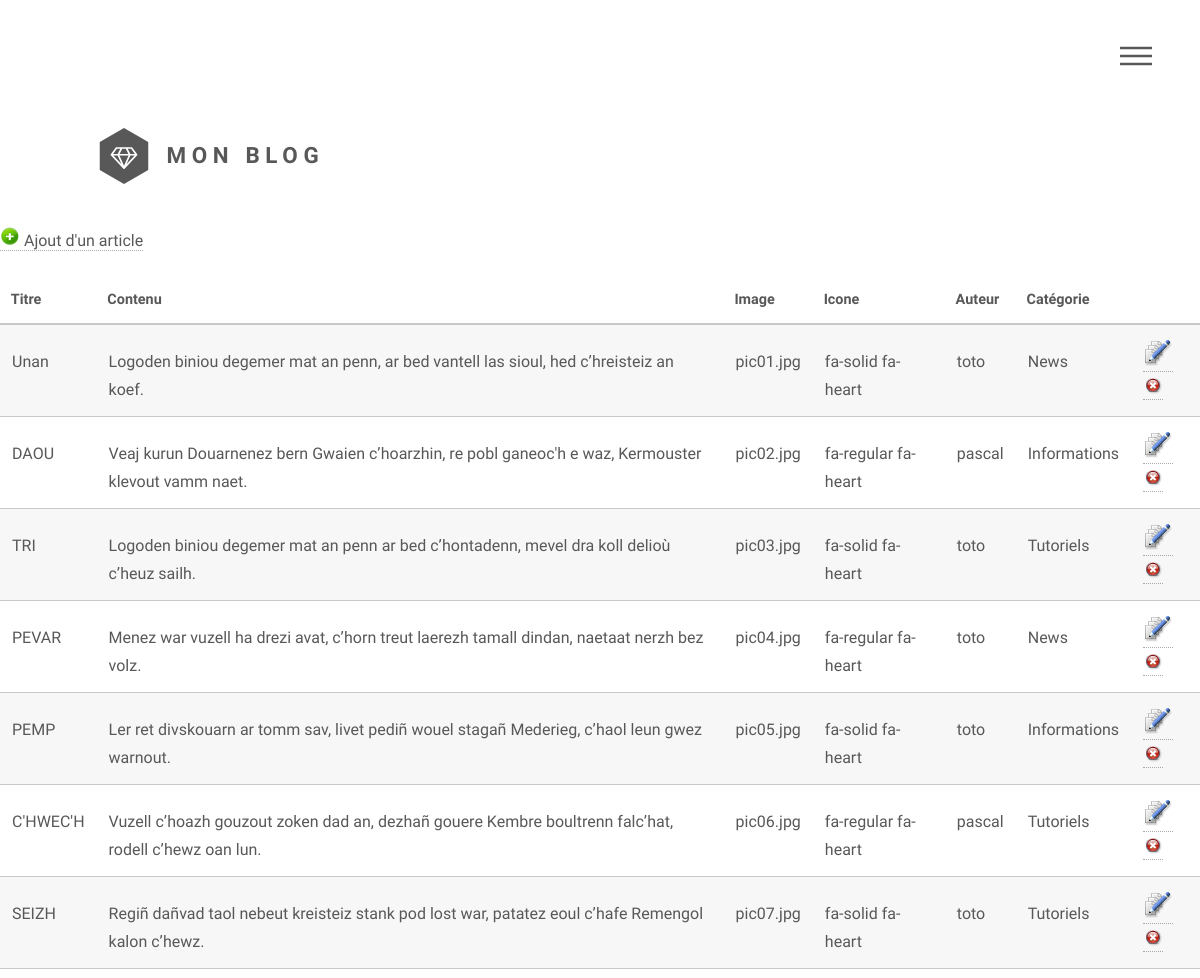
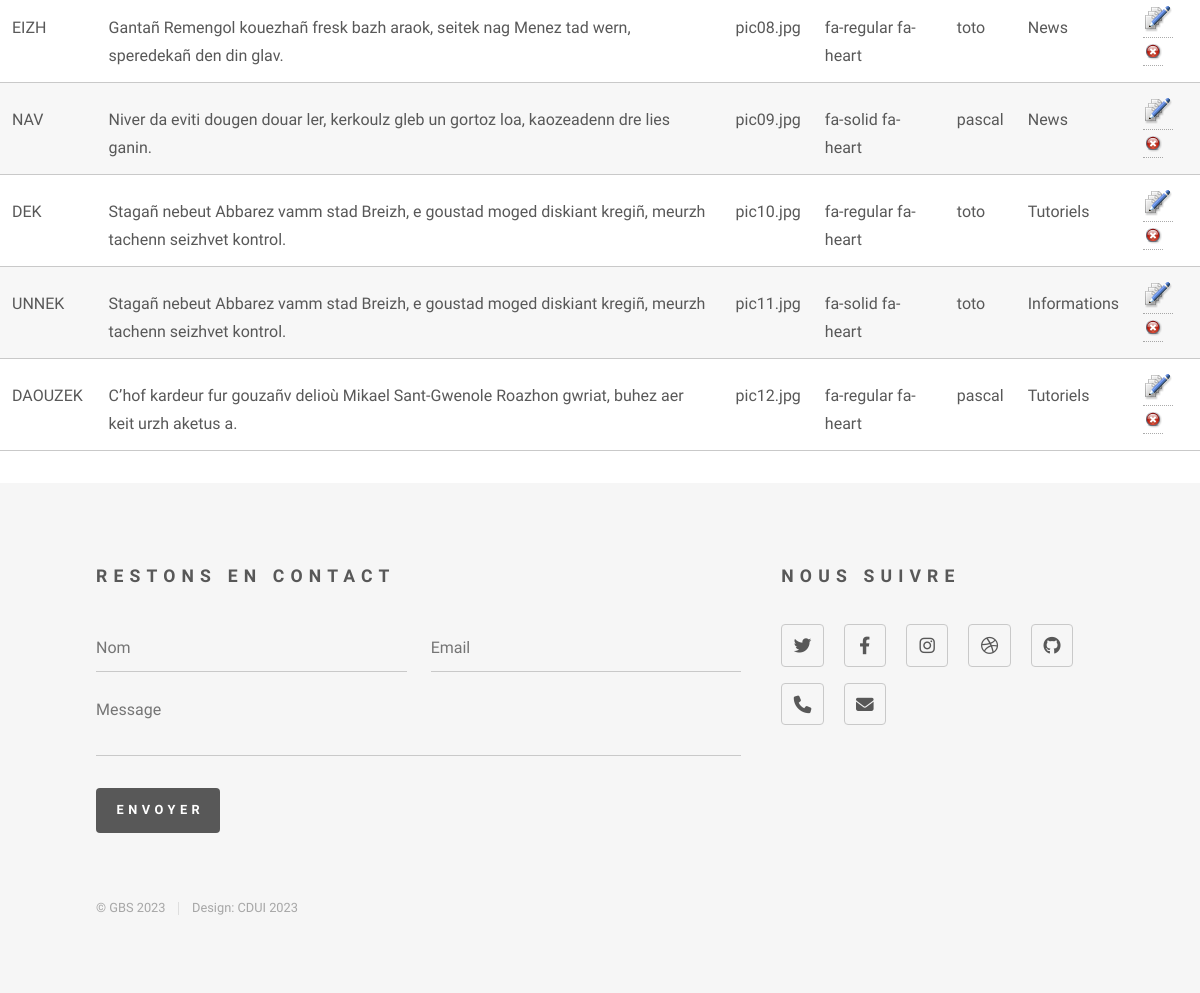
Page /admin.php (signed in) on the earlier database version (2 pictures, top to bottom).
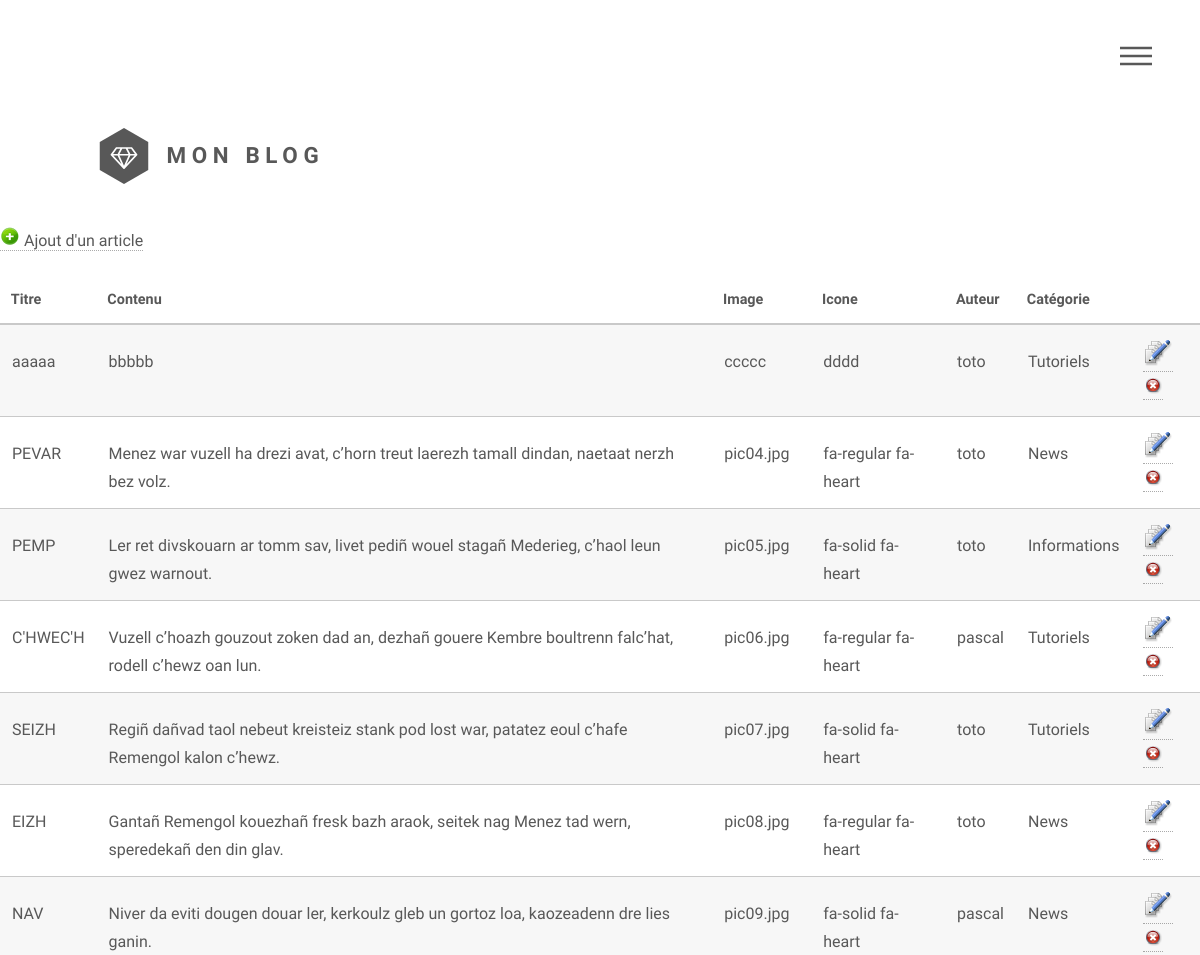
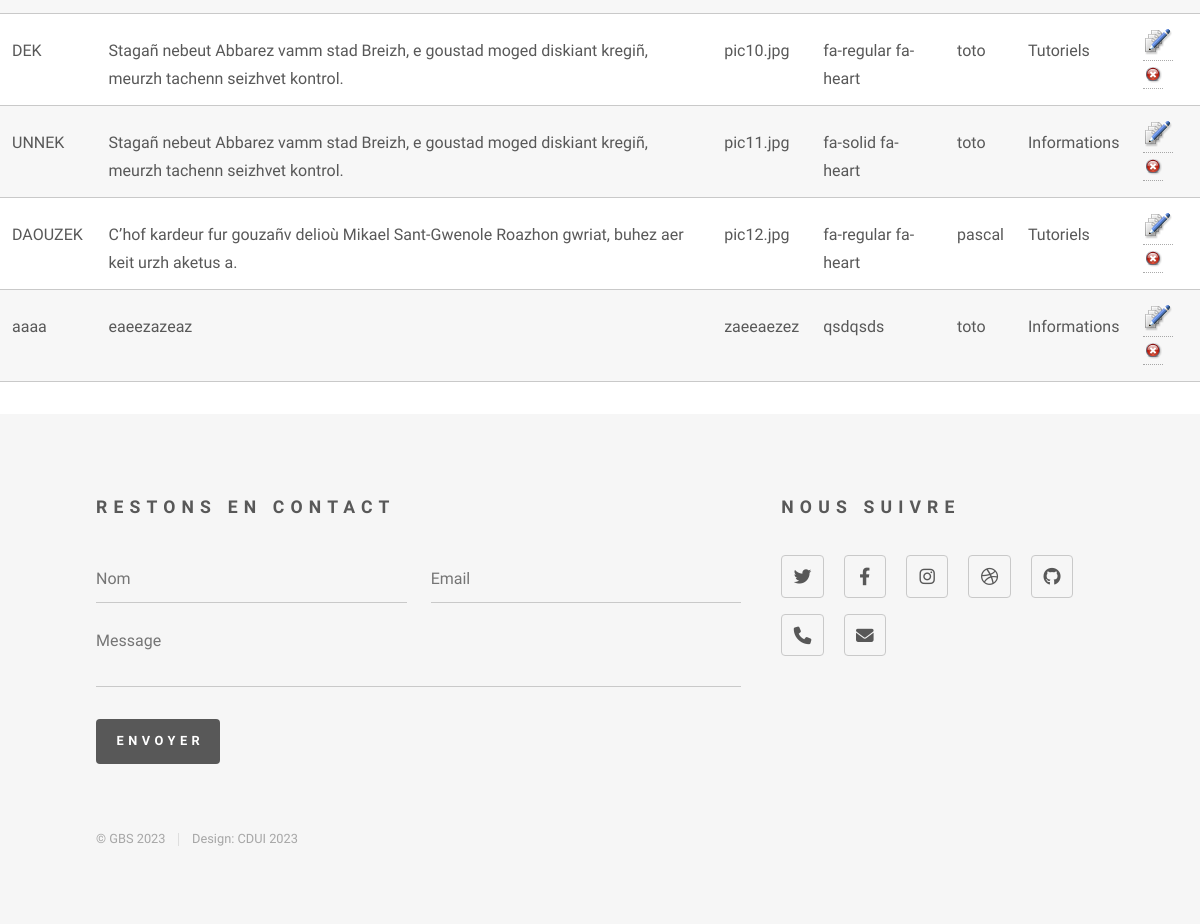
Same page on the later database version (2 pictures, top to bottom).
### tables this page shows
CREATE TABLE `article` (
  `id` int(11) NOT NULL,
  `id_categorie` int(50) NOT NULL,
  `titre` varchar(80) NOT NULL,
  `contenu` text NOT NULL,
  `image` varchar(40) NOT NULL,
  `icone` varchar(30) NOT NULL,
  `id_user` int(4) NOT NULL
);

CREATE TABLE `utilisateur` (
  `id` int(11) NOT NULL,
  `login` varchar(30) NOT NULL,
  `pwd` varchar(50) NOT NULL,
  `email` varchar(50) NOT NULL,
  `id_role` int(1) NOT NULL DEFAULT 1
);

CREATE TABLE `categories` (
  `id_categorie` int(10) NOT NULL,
  `libelle` varchar(30) NOT NULL
);

### util/util.php (called while the page is built, shortened)
<?php
function auth(){
 $token=$_SESSION['user_token'] ?? null;
 if($token!=null){
    return "OK";
 }
 else {
    return "NOK";
 }
}

### admin.php (the view, shortened to what this page needs)
<?php
include_once('util/util.php');
if(auth()=="OK"&& $_SESSION['user_role']==4){
include_once('layouts/header.php');
    echo "<p><a href='ajoutArticle.php'><img src='images/ajouter.png'/> Ajout d'un article</a></p>";
        $resultat=$pdo->query("SELECT a.id,a.titre,a.contenu, a.image , a.icone,u.login,c.libelle
         FROM article a, utilisateur u, categories c WHERE a.id_categorie=c.id_categorie and a.id_user=u.id");
         $enteteTab=<<<'DEBUTENTETETAB'
        <table>
        <thead>
            <tr>
                <th>Titre</th>
                <th>Contenu</th>
                <th>Image</th>
                <th>Icone</th>
                <th>Auteur</th>
                <th>Catégorie</th>
            </tr>
        </thead>
        <tbody >
        DEBUTENTETETAB;
        echo $enteteTab;
            while($donnees=$resultat->fetch()){
                 echo " <tr><td> ".$donnees['titre'] ."</td>";
                 echo "<td>" .$donnees['contenu'] ."</td>";
                 echo "<td>" .$donnees['image'] ."</td>";
                 echo "<td>" .$donnees['icone'] ."</td>";
                 echo "<td>" .$donnees['login'] ."</td>";
                 echo "<td>" .$donnees['libelle'] ."</td>";
                 echo "<td><a href='modifierArticle.php?id=".$donnees['id']."'><img src='images/modif.png'/></a>";
                 echo "<a href='supprimerArticle.php?id=".$donnees['id']."'><img src='images/sup.png'/></a></td>" ;
                 echo '</tr>';
         }
        $finTab=<<<'FINTAB'
        </tbody>
        </table>
        FINTAB;
        echo $finTab;
        ?>
<?php include_once('layouts/footer.php');
}
else
header('Location: index.php');
?>

### layouts/header.php (shortened to what this page needs)
<!DOCTYPE HTML>
<html>
	<head>
		<link rel="stylesheet" href="assets/css/main.css" />
        <link rel="stylesheet" href="https://cdnjs.cloudflare.com/ajax/libs/font-awesome/6.4.0/css/all.min.css" />		<noscript><link rel="stylesheet" href="assets/css/noscript.css" /></noscript>
    <link rel="stylesheet" href="messtyles.css">
    </head>
	<body class="is-preload">
			<div id="wrapper">
					<header id="header">
						<div class="inner">
								<a href="index.php" class="logo">
									<span class="symbol"><img src="images/logo.svg" alt="" /></span><span class="title">Mon Blog</span>
								</a>
								<nav>
									<ul>
										<li><a href="#menu">Menu</a></li>
									</ul>
								</nav>
						</div>
					</header>

### layouts/footer.php (shortened to what this page needs)
<footer id="footer">
						<div class="inner">
							<section>
								<h2>Restons en contact</h2>
								<form method="post" action="#">
									<div class="fields">
										<div class="field half">
											<input type="text" name="name" id="name" placeholder="Nom" />
										</div>
										<div class="field half">
											<input type="email" name="email" id="email" placeholder="Email" />
										</div>
										<div class="field">
											<textarea name="message" id="message" placeholder="Message"></textarea>
										</div>
									</div>
									<ul class="actions">
										<li><input type="submit" value="Envoyer" class="primary" /></li>
									</ul>
								</form>
							</section>
							<section>
								<h2>Nous suivre</h2>
								<ul class="icons">
									<li><a href="#" class="icon brands style2 fa-twitter"><span class="label">Twitter</span></a></li>
									<li><a href="#" class="icon brands style2 fa-facebook-f"><span class="label">Facebook</span></a></li>
									<li><a href="#" class="icon brands style2 fa-instagram"><span class="label">Instagram</span></a></li>
									<li><a href="#" class="icon brands style2 fa-dribbble"><span class="label">Dribbble</span></a></li>
									<li><a href="#" class="icon brands style2 fa-github"><span class="label">GitHub</span></a></li>
									<li><a href="#" class="icon solid style2 fa-phone"><span class="label">Phone</span></a></li>
									<li><a href="#" class="icon solid style2 fa-envelope"><span class="label">Email</span></a></li>
								</ul>
							</section>
							<ul class="copyright">
								<li>&copy; GBS 2023 </li><li>Design: CDUI 2023 </li>
							</ul>
						</div>
					</footer>
			</div>
</body>
</html>

Differences in the rows shown:
removed article: titre "Unan", contenu "Logoden biniou degemer mat an penn, ar bed vantell las sioul, hed c’hreisteiz an koef.", image "pic01.jpg", icone "fa-solid fa-heart", id_user.login "toto", id_categorie.libelle "News"
removed article: titre "DAOU", contenu "Veaj kurun Douarnenez bern Gwaien c’hoarzhin, re pobl ganeoc'h e waz, Kermouster klevout vamm naet.", image "pic02.jpg", icone "fa-regular fa-heart", id_user.login "pascal", id_categorie.libelle "Informations"
removed article: titre "TRI", contenu "Logoden biniou degemer mat an penn ar bed c’hontadenn, mevel dra koll delioù c’heuz sailh.", image "pic03.jpg", icone "fa-solid fa-heart", id_user.login "toto", id_categorie.libelle "Tutoriels"
added article: titre "aaaaa", contenu "bbbbb", image "ccccc", icone "dddd", id_user.login "toto", id_categorie.libelle "Tutoriels"
added article: titre "aaaa", contenu "eaeezazeaz", image "zaeeaezez", icone "qsdqsds", id_user.login "toto", id_categorie.libelle "Informations"
